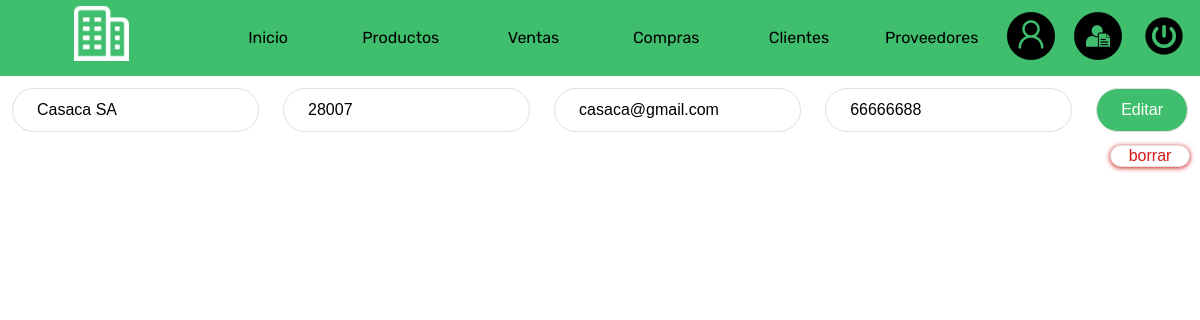
Screenshot of /editarproveedores.php?idproveedor=1 (signed in) with the database file from the repository.
### tables this page shows
CREATE TABLE `proveedores` (
  `id_proveedor` int(3) NOT NULL,
  `nombre` varchar(40) DEFAULT NULL,
  `cp` varchar(6) DEFAULT NULL,
  `correo` varchar(40) DEFAULT NULL,
  `tlf` varchar(14) DEFAULT NULL,
  `iban` varchar(30) DEFAULT NULL,
  `borrado` int(1) NOT NULL DEFAULT 0
);

### Db/Con1Db.php (called while the page is built)
<?php
class Connection
{
    public static function conn1()
    {
        $mysqli = new mysqli('localhost', 'root','', 'erp');
        if($mysqli->connect_errno)
        {
            printf("Error en la conexion: %s\n", $mysqli->coneect_errno);
        }
        else
        {
            $mysqli->set_charset('utf8');
            return $mysqli;
        }
    }
}
?>

### Controllers/EditarProveedoresController1.php (called while the page is built, shortened)
<?php
    $idProveedor = $_GET['idproveedor'];
    if(file_exists("../Db/Con1Db.php"))
    {
        require_once "../Db/Con1Db.php";
        require_once "../Models/Datos1Model.php";
    }
    elseif(file_exists("Db/Con1Db.php"))
    {
        require_once "Db/Con1Db.php";
        require_once "Models/Datos1Model.php";
    }
    $oData = new Datos;
    $sql = "SELECT * FROM proveedores where id_proveedor='$idProveedor'";
    $data = $oData->getData1($sql);
    if(empty($data))
    {
        echo"
            <div class='bloque1 negrita'>
                No hay datos.
                $idProveedor
            </div>
        ";
    }
    else
    {
        foreach ($data as $row)
        {
            $nombre = $row->nombre;
            $cp = $row->cp;
            $correo = $row->correo;
            $tlf = $row->tlf;
        }
    }
?>

### Models/Datos1Model.php (called while the page is built, shortened)
<?php
class Datos
{
    private $mysqli;
    private $data;
    public function __construct()
    {
        $this->mysqli= Connection::conn1();
        $this->data=array();
    }
    public function getData1($sql)
    {
        $result = $this->mysqli->query($sql);
        while($rows=$result->fetch_object())
        {
            $this->data[]=$rows;
        }
        return $this->data;
    }
}
?>

### Views/Proveedores/Proveedores1EdicionView.php (the view, shortened to what this page needs)
<div class="divEliminarproveedores">
   <div class="bloque1" id="">
        <form id="formEdicionProveedores1" class="bloque1 col-8">
        <?php require_once "Controllers/EditarProveedoresController1.php"; ?>
            <input type="text" name="textEdicionProveedores2" id="textEdicionProveedores2" required class="campo1" value='<?php echo $nombre;?>'>
            <input type="text" name="textEdicionProveedores3" id="textEdicionProveedores3" required class="campo1" value='<?php echo $cp;?>'>
            <input type="text" name="textEdicionProveedores4" id="textEdicionProveedores4" required class="campo1" value='<?php echo $correo;?>'>
            <input type="text" name="textEdicionProveedores5" id="textEdicionProveedores5" required class="campo1" value='<?php echo $tlf;?>'>
            <input type="submit" name="botonEdicionProveedores1" id="botonEdicionProveedores1" class="boton1" value="Editar">
        </form>
    </div>
    <div class="col-12 eliminarproveedores">
        <div class="col-1 ">
            <input type="button" name="botonBorrarProveedores1" id="botonBorrarProveedores1" class="borrar" value="borrar">
        </div>
    </div>
</div>

### Assets/css/style.css (style rules this page uses)
* { padding: 0; margin: 0; box-sizing: border-box; font-family: 'Rubik', sans-serif; text-align: center; }
.col-1 { width: 8.33%; }
.col-8 { width: 66.66%; }
.col-12 { width: 100%; }
.bloque1 { display: flex; flex-direction: row; align-items: center; justify-content: center; width: 100%; }
.campo1 { text-align: left; font-family: Arial, Helvetica, sans-serif; width: 40%; }
input, textarea, checkbox, submit, select { background-color: #ffffff; color: #000000; border: 1px solid #e0e0e0; border-radius: 30px; padding: 1% 2%; margin: 1%; text-align: left; text-decoration: none; font-family: Arial, Helvetica, sans-serif; font-size: 100%; cursor: pointer; outline: 0; }
.boton1 { background-color: #3FBF6D; color: #ffffff; text-align: center; font-family: Arial, Helvetica, sans-serif; padding: 1% 2%; border-radius: 30px; }
.borrar { background-color: #ffffff; border-radius: 14px; color: #d41616; box-shadow:0px 1px 5px 0px #d41616; text-align: center; font-family: Arial, Helvetica, sans-serif; padding: 1% 2%; width: 80%; text-decoration: none; }
.divEliminarproveedores { display: flex; flex-direction: column; align-items: center; }
.eliminarproveedores { display: flex; justify-content: end; align-items: baseline; }

### rows the page displays
proveedores: textEdicionProveedores2 "Casaca SA", textEdicionProveedores3 "28007", textEdicionProveedores4 "casaca@gmail.com", textEdicionProveedores5 "66666688"
